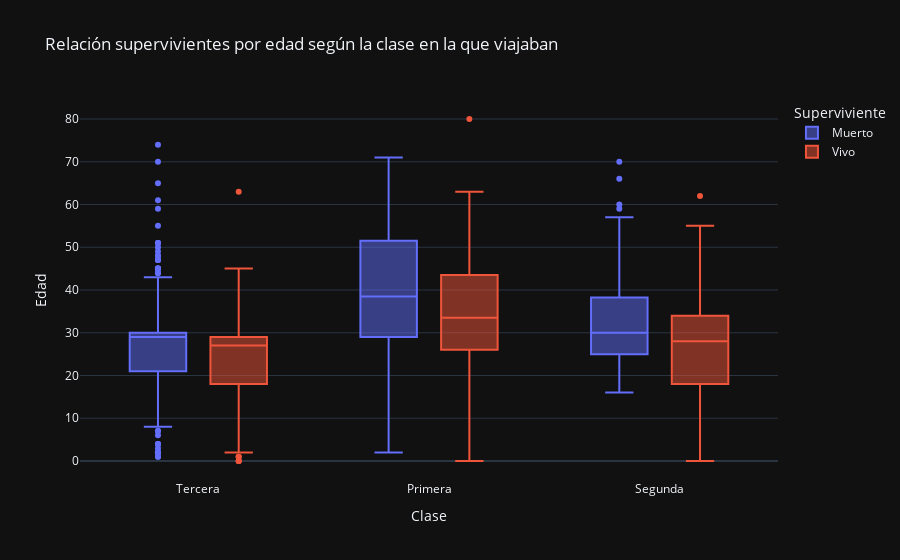

The cell this chart's notebook holds for it:
### Code cell
#relación supervivientes por edad según la clase en la que viajaban
fig = px.box(df, x='Clase', y='Edad', 
             title='Relación supervivientes por edad según la clase en la que viajaban', 
             
             template="plotly_dark", color='Superviviente') # añadimos color para diferenciar mejor los supervivientes

fig.show()

### Figure 1 — Plotly figure (JSON) as saved in the notebook; plotly's stock layout.template omitted (floating-point values rounded to 4 significant figures; data arrays with more than 128 entries replaced by an {"elided": "..."} marker saying what was removed)
{"data": [{"alignmentgroup": "True", "hovertemplate": "Superviviente=Muerto<br>Clase=%{x}<br>Edad=%{y}<extra></extra>", "legendgroup": "Muerto", "marker": {"color": "#636efa"}, "name": "Muerto", "notched": false, "offsetgroup": "Muerto", "orientation": "v", "showlegend": true, "type": "box", "x": {"elided": "549 str values"}, "x0": " ", "xaxis": "x", "y": {"elided": "549 int values"}, "y0": " ", "yaxis": "y"}, {"alignmentgroup": "True", "hovertemplate": "Superviviente=Vivo<br>Clase=%{x}<br>Edad=%{y}<extra></extra>", "legendgroup": "Vivo", "marker": {"color": "#EF553B"}, "name": "Vivo", "notched": false, "offsetgroup": "Vivo", "orientation": "v", "showlegend": true, "type": "box", "x": {"elided": "342 str values"}, "x0": " ", "xaxis": "x", "y": {"elided": "342 int values"}, "y0": " ", "yaxis": "y"}], "layout": {"boxmode": "group", "legend": {"title": {"text": "Superviviente"}, "tracegroupgap": 0}, "title": {"text": "Relación supervivientes por edad según la clase en la que viajaban"}, "xaxis": {"anchor": "y", "domain": [0, 1], "title": {"text": "Clase"}}, "yaxis": {"anchor": "x", "domain": [0, 1], "title": {"text": "Edad"}}}}
